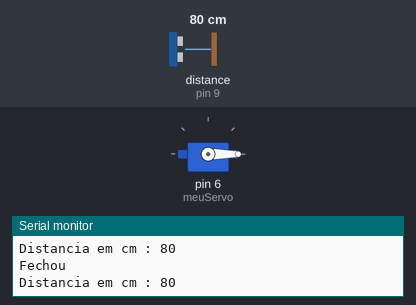
Bench run of a sketch on a simulated Arduino Uno, built with avr-gcc and run on an emulated ATmega328P. Shown: servo, the last lines printed to the serial monitor. The test bench sets the inputs (shaded band); at power-on: distance to the obstacle (sensor on pin 9) 80 cm. The echo pulse lasts 58.3 µs per cm.

Above: at 2.8 s.
2.9 s: distance to the obstacle (sensor on pin 9) set to 7 cm
6.2 s: distance to the obstacle (sensor on pin 9) set to 4 cm
At 10.2 s:
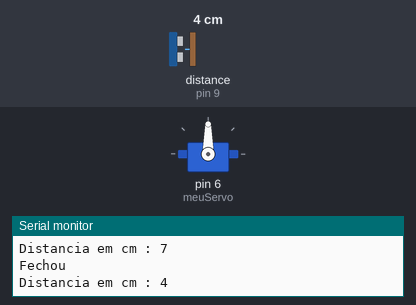
10.5 s: distance to the obstacle (sensor on pin 9) set to 9 cm
At 16.1 s:
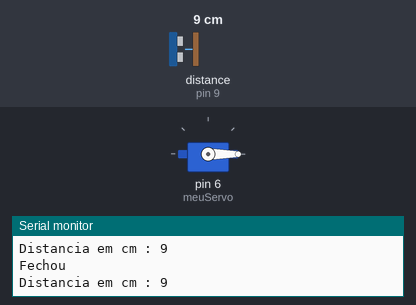
16.5 s: distance to the obstacle (sensor on pin 9) set to 2 cm
At 20.4 s:
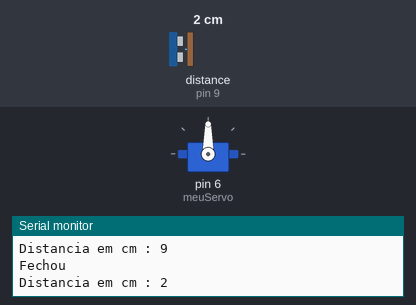
Timing chart, 0 to 21.5 s (numbered marks = the images above; inputs shaded):
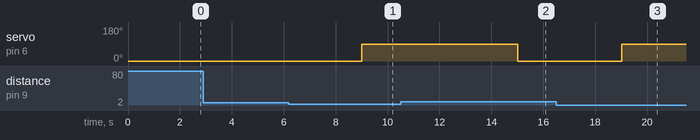

Measured:
- the behaviour switches between 6 and 5 cm on distance to the obstacle (sensor on pin 9) (found by bisection; images 0 and 1)
- after the input at 6.2 s, servo on pin 6 (meuServo): 0° → 90° after 2.8 s
- after the input at 10.5 s, servo on pin 6 (meuServo): 90° → 0° after 4.5 s
- after the input at 16.5 s, servo on pin 6 (meuServo): 0° → 90° after 2.5 s

The sketch:

servosensorteste.ino
```cpp
#include <Ultrasonic.h>

//Programa: Cancela automática

//Carrega as bibliotecas do sensor ultrassonico e do servo
#include "Ultrasonic.h"
#include <Servo.h>

// Para o sensor ultrassonico
//Define os pinos para o trigger e echo
#define pino_trigger 8
#define pino_echo 9
//Inicializa o sensor nos pinos definidos acima
Ultrasonic ultrasonic(pino_trigger,pino_echo);

// Para o servo motor
Servo meuServo; // Declara o servo motor


void setup()
{
  // Colocamos a serial para verificar possiveis erros
  Serial.begin(9600);
  Serial.println("Lendo dados do sensor...");
}

void loop()
{
   int dist;
   dist=ultrasonic.Ranging(CM);
   // Colocamos a distancia na serial para ajustarmos o sensor
  Serial.print("Distancia em cm : ");
  Serial.println(dist);
   delay(1000);
  meuServo.attach(6); // Liga o servo motor

  // Você pode alterar esse valor de acordo com o funcionamento desejado
  if(dist < 6) // Verifica se o valor do sensor é menor que 5
  {
    // Se o valor for
    meuServo.write(90); // Posiciona o motor em 45
    delay(5000); // Aguarda 1 segundo
    Serial.println("Abriu"); // Envia mensagem pela serial
  }
  else
  {
    // Senão
    meuServo.write(0); // Posiciona o motor em 0
    delay(1000); // Aguarda 0,1 segundo
    Serial.println("Fechou"); // Envia mensagem pela serial

  }

  //meuServo.detach();// Desliga o servo motor


}
```
